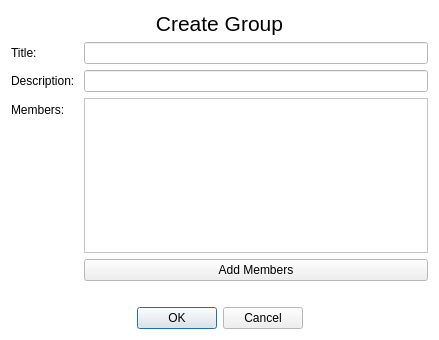
<?xml version="1.0" encoding="UTF-8"?>
<ui version="4.0">
 <class>NewGroupDialog</class>
 <widget class="QDialog" name="NewGroupDialog">
  <property name="geometry">
   <rect>
    <x>0</x>
    <y>0</y>
    <width>439</width>
    <height>340</height>
   </rect>
  </property>
  <property name="palette">
   <palette>
    <active>
     <colorrole role="Base">
      <brush brushstyle="SolidPattern">
       <color alpha="255">
        <red>255</red>
        <green>255</green>
        <blue>255</blue>
       </color>
      </brush>
     </colorrole>
     <colorrole role="Window">
      <brush brushstyle="SolidPattern">
       <color alpha="255">
        <red>255</red>
        <green>255</green>
        <blue>255</blue>
       </color>
      </brush>
     </colorrole>
    </active>
    <inactive>
     <colorrole role="Base">
      <brush brushstyle="SolidPattern">
       <color alpha="255">
        <red>255</red>
        <green>255</green>
        <blue>255</blue>
       </color>
      </brush>
     </colorrole>
     <colorrole role="Window">
      <brush brushstyle="SolidPattern">
       <color alpha="255">
        <red>255</red>
        <green>255</green>
        <blue>255</blue>
       </color>
      </brush>
     </colorrole>
    </inactive>
    <disabled>
     <colorrole role="Base">
      <brush brushstyle="SolidPattern">
       <color alpha="255">
        <red>255</red>
        <green>255</green>
        <blue>255</blue>
       </color>
      </brush>
     </colorrole>
     <colorrole role="Window">
      <brush brushstyle="SolidPattern">
       <color alpha="255">
        <red>255</red>
        <green>255</green>
        <blue>255</blue>
       </color>
      </brush>
     </colorrole>
    </disabled>
   </palette>
  </property>
  <property name="windowTitle">
   <string>Create Group</string>
  </property>
  <layout class="QVBoxLayout" name="verticalLayout">
   <item>
    <widget class="QLabel" name="label_4">
     <property name="font">
      <font>
       <pointsize>16</pointsize>
      </font>
     </property>
     <property name="text">
      <string>Create Group</string>
     </property>
     <property name="alignment">
      <set>Qt::AlignCenter</set>
     </property>
    </widget>
   </item>
   <item>
    <layout class="QFormLayout" name="formLayout">
     <item row="0" column="0">
      <widget class="QLabel" name="label">
       <property name="text">
        <string>Title: </string>
       </property>
      </widget>
     </item>
     <item row="1" column="0">
      <widget class="QLabel" name="label_2">
       <property name="text">
        <string>Description: </string>
       </property>
      </widget>
     </item>
     <item row="0" column="1">
      <widget class="QLineEdit" name="input_title"/>
     </item>
     <item row="1" column="1">
      <widget class="QLineEdit" name="input_description"/>
     </item>
     <item row="2" column="0">
      <widget class="QLabel" name="label_3">
       <property name="text">
        <string>Members:</string>
       </property>
      </widget>
     </item>
     <item row="2" column="1">
      <widget class="QListWidget" name="listMembersToAdd"/>
     </item>
     <item row="3" column="1">
      <widget class="QPushButton" name="addMemberButton">
       <property name="text">
        <string>Add Members</string>
       </property>
      </widget>
     </item>
    </layout>
   </item>
   <item>
    <widget class="QLabel" name="messageLabel">
     <property name="text">
      <string/>
     </property>
     <property name="alignment">
      <set>Qt::AlignCenter</set>
     </property>
    </widget>
   </item>
   <item>
    <widget class="QDialogButtonBox" name="buttonBox">
     <property name="orientation">
      <enum>Qt::Horizontal</enum>
     </property>
     <property name="standardButtons">
      <set>QDialogButtonBox::Cancel|QDialogButtonBox::Ok</set>
     </property>
     <property name="centerButtons">
      <bool>true</bool>
     </property>
    </widget>
   </item>
  </layout>
 </widget>
 <resources/>
 <connections>
  <connection>
   <sender>buttonBox</sender>
   <signal>accepted()</signal>
   <receiver>NewGroupDialog</receiver>
   <slot>accept()</slot>
   <hints>
    <hint type="sourcelabel">
     <x>248</x>
     <y>254</y>
    </hint>
    <hint type="destinationlabel">
     <x>157</x>
     <y>274</y>
    </hint>
   </hints>
  </connection>
  <connection>
   <sender>buttonBox</sender>
   <signal>rejected()</signal>
   <receiver>NewGroupDialog</receiver>
   <slot>reject()</slot>
   <hints>
    <hint type="sourcelabel">
     <x>316</x>
     <y>260</y>
    </hint>
    <hint type="destinationlabel">
     <x>286</x>
     <y>274</y>
    </hint>
   </hints>
  </connection>
 </connections>
</ui>
